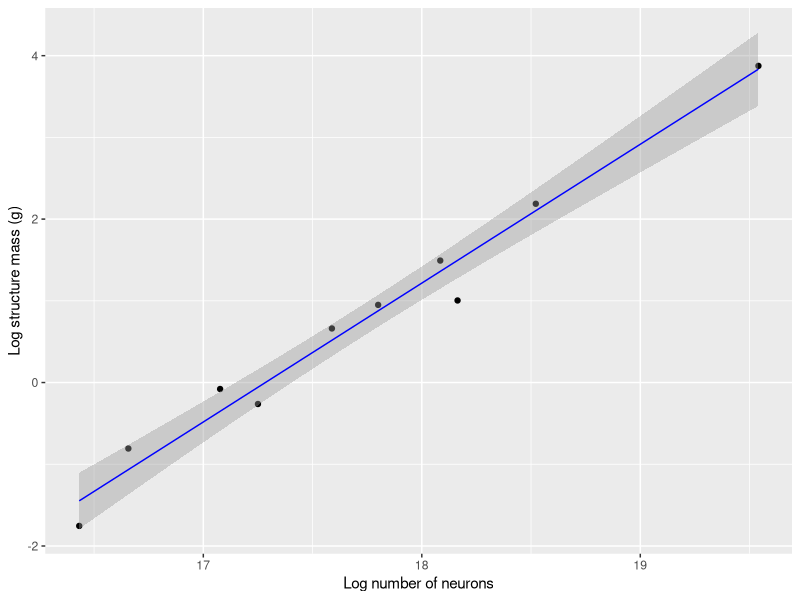
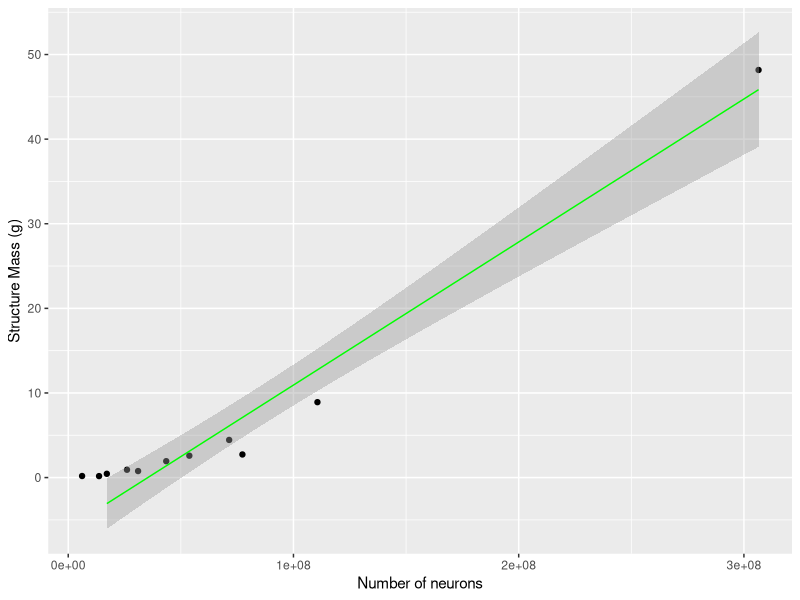
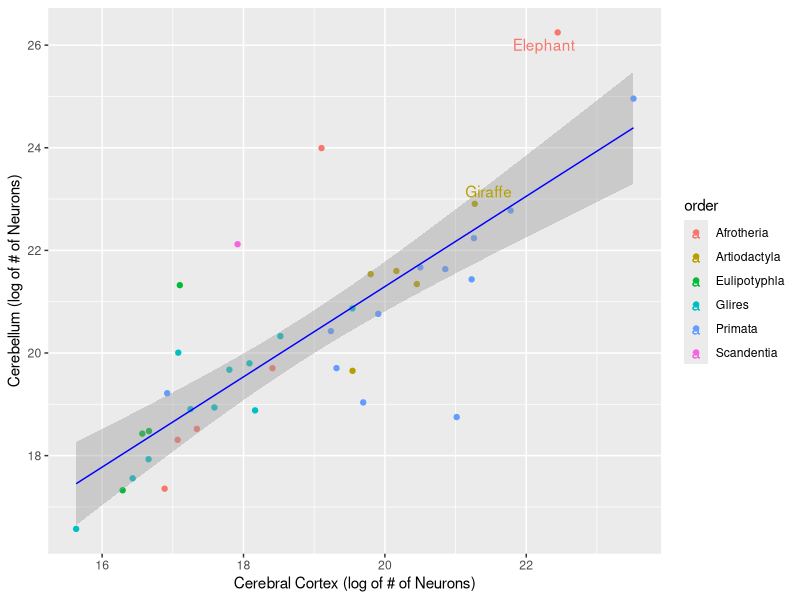
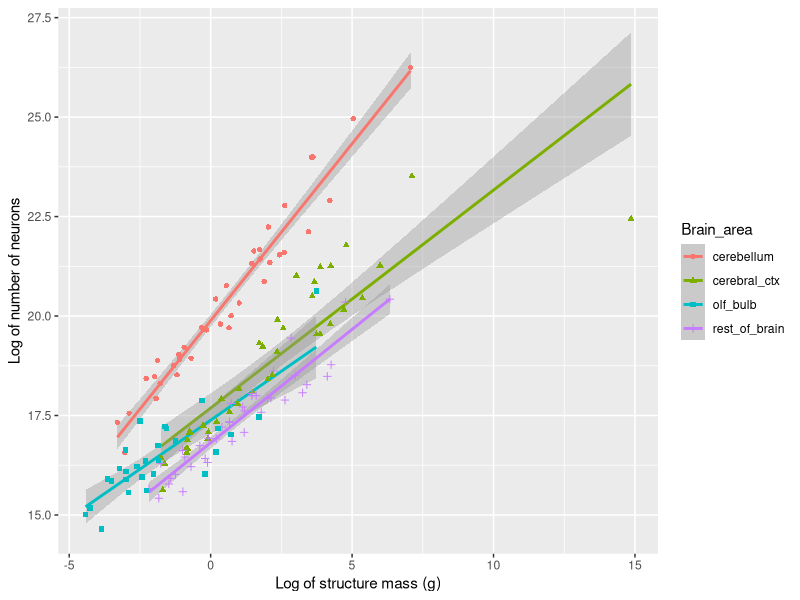

Recreate these plots in R, in order.
## ---- chunk 1
knitr::opts_chunk$set(echo = TRUE)
library(ggplot2)
library(magrittr)
library(gdata)
library(ggrepel)
library(dplyr)
library(LearnBayes)
## ---- chunk 2
#load data

hh <- read.csv("../data/cleaned/herculano-houtzel-all.csv")

#Separating different brain areas

cerebellum_dat <- hh[which(hh$Brain_area == 'cerebellum'),]
cerebral_ctx_dat <- hh[which(hh$Brain_area == 'cerebral_ctx'), ]
olf_bulb_dat <- hh[which(hh$Brain_area == 'olf_bulb'), ]
whole_brain_dat <- hh[which(hh$Brain_area == 'whole_brain'), ]
rest_of_brain_dat <- hh[which(hh$Brain_area == 'rest_of_brain'), ]

# cerebellum_dat
# cerebral_ctx_dat
# olf_bulb_dat
# whole_brain_dat
# rest_of_brain_dat

## ---- chunk 3

glires_ctx <- cerebral_ctx_dat[which(cerebral_ctx_dat$Order == 'Glires'), ]
glires_ctx <- glires_ctx[glires_ctx$Species != "Heterocephalusglaber", ]

#define x and y axis variables

neur_glires_a <- log(glires_ctx$N_neurons)
wt_glires_a <- log(glires_ctx$Mass_g)

#Plot the data with outliers

glires_ctx %>%
    ggplot() +
    aes(x = neur_glires_a, y = wt_glires_a) +
    labs(x = "Log number of neurons", y = "Log structure mass (g)") +
    geom_point() +
    geom_smooth(method = "lm" ,color = "blue", size = 0.5)

## ---- chunk 4

glires_ctx <- cerebral_ctx_dat[which(cerebral_ctx_dat$Order == 'Glires'), ]
glires_ctx1 <- subset(glires_ctx, Species == "Heterocephalusglaber" | Species == "Musmusculus")
glires_ctx <- glires_ctx[glires_ctx$Species != "Heterocephalusglaber", ]
glires_ctx <- glires_ctx[glires_ctx$Species != "Musmusculus", ]

glires_ctx1

#define x and y axis variables

neur_glires_a <- log(glires_ctx$N_neurons)
wt_glires_a <- log(glires_ctx$Mass_g)

#Plot the graph

plot1 <- ggplot(glires_ctx, aes(N_neurons, Mass_g)) + 
    geom_point() +
    geom_smooth(method = "lm" ,color = "green", size = 0.5) +
    labs(x = "Number of neurons", y = "Structure Mass (g)") +
    geom_point(data = glires_ctx1)

plot1
## ---- chunk 5

#define a new dataset for this plot

cerebellum_dat <- cerebellum_dat[cerebellum_dat$Species != "Gorillagorilla", ]

cerebellum_neurons <- data.frame(cerebellum_dat$Species, cerebellum_dat$Order, cerebellum_dat$N_neurons)
cerebral_ctx_neurons <- data.frame(cerebral_ctx_dat$Species, cerebral_ctx_dat$Order, cerebral_ctx_dat$N_neurons)


N_Neurons_of_two <- data.frame(cerebral_ctx_neurons, cerebellum_neurons$cerebellum_dat.N_neurons)
names(N_Neurons_of_two) <- c("Species", "Order", "cerebral_ctx1", "cerebellum1")
N_Neurons_of_two
#Define the upper and lower limit of outliers for x- and y-axes

cerb_neur <- log(N_Neurons_of_two$cerebellum1)
cerb_ctx_neur <- log(N_Neurons_of_two$cerebral_ctx1)

##Defining Q1, Q3, upperlimit, and lowerlimit of x-axis (cerebellum)

# Quart_for_cerebellum1 <- quantile(cerb_neur)
# 
# Q3_for_cerebellum1 <- Quart_for_cerebellum1[4]
# Q1_for_cerebellum1 <- Quart_for_cerebellum1[2]
# 
# upperlimit_for_cerebellum1 <- Q3_for_cerebellum1 + 1.5*IQR(cerb_neur)
# lowerlimit_for_cerebellum1 <- Q1_for_cerebellum1 - 1.5*IQR(cerb_neur)

##Defining Q1, Q3, upperlimit, and lowerlimit of x-axis (cerebral cortex)

# Quart_for_cerebral_ctx1 <- quantile(cerb_ctx_neur)
# 
# Q3_for_cerebral_ctx1 <- Quart_for_cerebral_ctx1[4]
# Q1_for_cerebral_ctx1 <- Quart_for_cerebral_ctx1[2]
# 
# upperlimit_for_cerebral_ctx1 <- Q3_for_cerebral_ctx1 + 1.5*IQR(cerb_ctx_neur)
# lowerlimit_for_cerebral_ctx1 <- Q1_for_cerebral_ctx1 - 1.5*IQR(cerb_ctx_neur)

order <- N_Neurons_of_two$Order

#Plot the data with outliers

N_Neurons_of_two %>%
    ggplot() +
    aes(x = cerb_ctx_neur, y = cerb_neur, color = order) +
    labs(x = "Cerebral Cortex (log of # of Neurons)", y = "Cerebellum (log of # of Neurons)") +
    geom_point() +
    geom_smooth(method = "lm", color = "blue", size = 0.5) +
    geom_text_repel(aes(label = ifelse(N_Neurons_of_two$Species == "Loxodontaafricana", paste0("Elephant"), "")))+
    geom_text_repel(aes(label = ifelse(N_Neurons_of_two$Species == "Giraffacamelopardalensis", paste0("Giraffe"), "")))
    # geom_text_repel(aes(label = ifelse((cerb_neur > upperlimit_for_cerebellum1 |
    #                                     cerb_ctx_neur > upperlimit_for_cerebral_ctx1 |
    #                                     cerb_neur < lowerlimit_for_cerebellum1 |
    #                                     cerb_ctx_neur < lowerlimit_for_cerebral_ctx1),
    #                                     paste0(Species), "")), col = "red") +
    # geom_point(col = ifelse((cerb_neur > upperlimit_for_cerebellum1 |
    #                         cerb_ctx_neur> upperlimit_for_cerebral_ctx1),
    #                         "red", "black")) +
## ---- chunk 6
# Plot with diff shape, color for brain areas
# Worked on in lab meeting 2017-10-19
hh %>%
  select(Species, Mass_g, N_neurons, Brain_area) %>%
  group_by(Species) %>% 
  # mutate(Whole_brain_g = sum(Mass_g), Whole_brain_n = sum(N_neurons)) %>%
  ggplot() +
  aes(x=log(Mass_g), y=log(N_neurons), shape=Brain_area, color=Brain_area) +
  labs(x = "Log of structure mass (g)", y = "Log of number of neurons") +
  geom_smooth(method = "lm") +
  geom_point()
## ---- chunk 7
